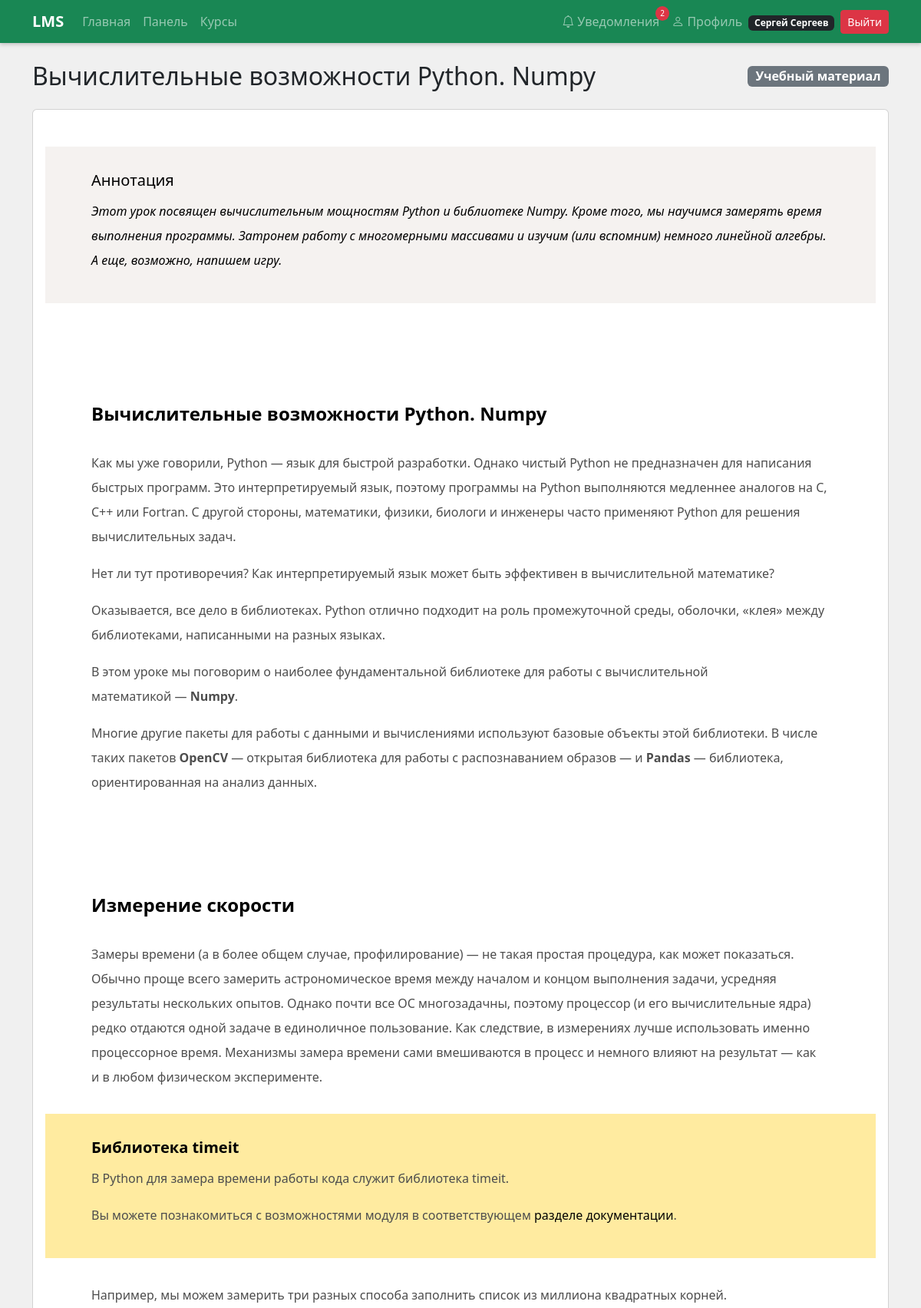
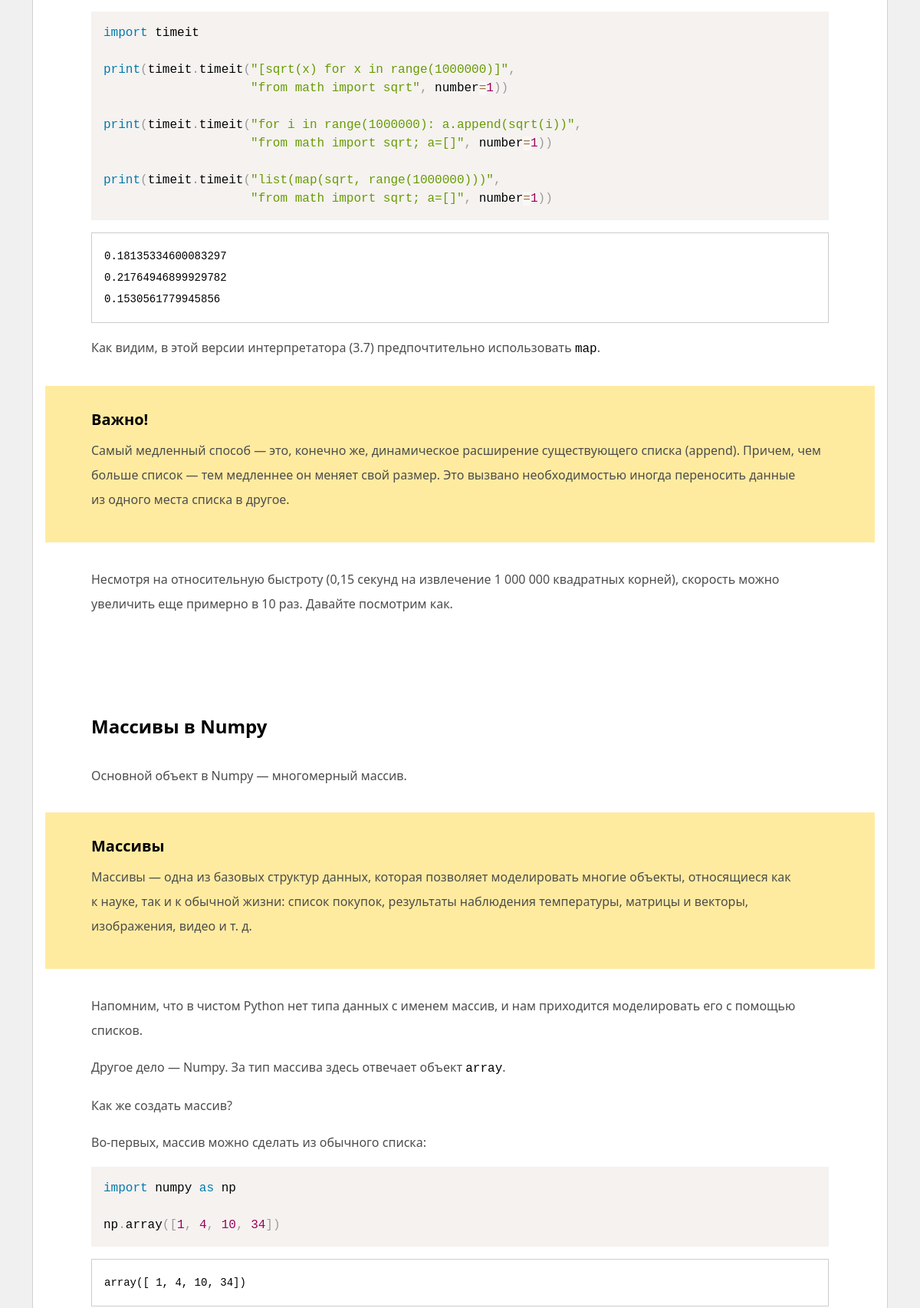
The page /block/1 (signed in, upper part) on the database its author committed (2 pictures, top to bottom).
### data/users.py (models this page shows, shortened)
class User(SqlAlchemyBase, UserMixin):
    __tablename__ = 'users'
    id = sqlalchemy.Column(sqlalchemy.Integer, primary_key=True, autoincrement=True)
    name = sqlalchemy.Column(sqlalchemy.String(100))
    email = sqlalchemy.Column(sqlalchemy.String(120), index=True, unique=True)
    hashed_password = sqlalchemy.Column(sqlalchemy.String(200))
    role = sqlalchemy.Column(sqlalchemy.String(20))
    birth_date = sqlalchemy.Column(sqlalchemy.Date, nullable=True)
    created_date = sqlalchemy.Column(sqlalchemy.DateTime, default=datetime.datetime.now)
    courses = orm.relationship("Course", back_populates="teacher")
    enrollments = orm.relationship("Enrollment", back_populates="student")
    submissions = orm.relationship("Submission", back_populates="student")

### data/lesson_blocks.py (models this page shows)
class LessonBlock(SqlAlchemyBase):
    __tablename__ = 'lesson_blocks'
    id = sqlalchemy.Column(sqlalchemy.Integer, primary_key=True, autoincrement=True)
    lesson_id = sqlalchemy.Column(sqlalchemy.Integer, sqlalchemy.ForeignKey("lessons.id"), nullable=False)
    block_type = sqlalchemy.Column(sqlalchemy.String(20), nullable=False)
    title = sqlalchemy.Column(sqlalchemy.String(200))
    content = sqlalchemy.Column(sqlalchemy.Text)
    order = sqlalchemy.Column(sqlalchemy.Integer, nullable=False, default=0)
    lesson = orm.relationship("Lesson", back_populates="blocks")
    images = orm.relationship("BlockImage", back_populates="block", cascade="all, delete-orphan")
    files = orm.relationship("BlockFile", back_populates="block", cascade="all, delete-orphan")
    submissions = orm.relationship("Submission", back_populates="block", cascade="all, delete-orphan")

### block_routes.py (the view, shortened to what this page needs)
    @app.route("/block/<int:block_id>")
    @login_required
    def block_view(block_id):
        db_sess = db_session.create_session()
        block = db_sess.get(LessonBlock, block_id)
        if not block:
            db_sess.close()
            abort(404)
        lesson = block.lesson
        course = lesson.course
        if current_user.role == "student":
            from data.enrollments import Enrollment
            enrolled = db_sess.query(Enrollment).filter_by(
                student_id=current_user.id, course_id=course.id
            ).first() is not None
            if not enrolled:
                db_sess.close()
                flash("Запишитесь на курс чтобы просматривать уроки")
                return redirect(url_for("course_detail", course_id=course.id))
        if current_user.role == "teacher" and course.teacher_id != current_user.id:
            db_sess.close()
            flash("Доступ запрещен")
            return redirect(url_for("dashboard"))
        block_data = {
            'id': block.id,
            'title': block.title,
            'content': block.content,
            'block_type': block.block_type,
            'lesson_id': lesson.id
        }
        images = list(block.images)
        files = list(block.files)
        submissions_data = []
        db_sess.close()
        return render_template("block_view.html", block=block_data, images=images, files=files,
                               submissions=submissions_data)

### data/db_session.py (called while the page is built)
def create_session() -> Session:
    global __factory
    return __factory()

### main.py (called while the page is built)
@app.context_processor
def inject_now():
    return {'now': datetime.now()}

@app.teardown_appcontext
def shutdown_session(exception=None):
    db_session.create_session().close()

@login_manager.user_loader
def load_user(user_id):
    db_sess = db_session.create_session()
    user = db_sess.get(User, int(user_id))
    db_sess.close()
    return user

### templates/block_view.html (shortened to what this page needs)
{% extends "base.html" %}
{% block content %}
<div class="d-flex justify-content-between align-items-center mb-4">
    <h2 class="mb-0">{{ block.title }}</h2>
    <span class="badge bg-secondary fs-6">{{ 'Учебный материал' if block.block_type == 'textbook' else 'Задание' }}</span>
</div>
<div class="card mb-4">
    <div class="card-body">
        <div class="lh-lg">
            {{ block.content|safe }}
        </div>
    </div>
</div>
<br>
{% endblock %}

### templates/base.html (shortened to what this page needs)
<!DOCTYPE html>
<html>
<head>
    <link href="https://cdn.jsdelivr.net/npm/bootstrap@5.3.0/dist/css/bootstrap.min.css" rel="stylesheet">
    <link rel="stylesheet" href="https://cdn.jsdelivr.net/npm/bootstrap-icons@1.11.0/font/bootstrap-icons.css">
    <link rel="stylesheet" href="{{ url_for('static', filename='style.css') }}">
</head>
<body>
    <nav class="navbar navbar-expand-lg navbar-dark bg-success">
        <div class="container">
            <a href="/" class="navbar-brand fw-bold">LMS</a>
            <div class="collapse navbar-collapse" id="navbarNav">
                <ul class="navbar-nav me-auto">
                    <li class="nav-item"><a href="/" class="nav-link">Главная</a></li>
                    {% if current_user.is_authenticated %}
                        <li class="nav-item"><a href="/dashboard" class="nav-link">Панель</a></li>
                        {% if current_user.role == "student" %}
                            <li class="nav-item"><a href="/courses" class="nav-link">Курсы</a></li>
                        {% endif %}
                    {% endif %}
                </ul>
                <ul class="navbar-nav ms-auto align-items-center">
                    {% if current_user.is_authenticated %}
                        <li class="nav-item position-relative">
                            <a href="/notifications" class="nav-link">
                                <i class="bi bi-bell"></i> Уведомления
                                <span id="notif-count" style="display: none; position: absolute; top: 0; right: -5px; background: #dc3545; color: white; border-radius: 50%; padding: 2px 6px; font-size: 10px; min-width: 18px; text-align: center;">0</span>
                            </a>
                        </li>
                        <li class="nav-item">
                            <a href="/profile" class="nav-link">
                                <i class="bi bi-person"></i> Профиль
                            </a>
                        </li>
                        <li class="nav-item">
                            <span class="badge bg-dark me-2">{{ current_user.name }}</span>
                        </li>
                        <li class="nav-item">
                            <a href="/logout" class="btn btn-danger btn-sm">Выйти</a>
                        </li>
                    {% else %}
                        {% if not hide_nav_auth %}
                            <li class="nav-item"><a href="/login" class="btn btn-outline-light me-2">Вход</a></li>
                            <li class="nav-item"><a href="/register" class="btn btn-light">Регистрация</a></li>
                        {% endif %}
                    {% endif %}
                </ul>
            </div>
        </div>
    </nav>
    <div class="container mt-4">
        {% block content %}{% endblock %}
    </div>
</body>
</html>

### static/style.css (style rules this page uses)
body { background: #f0f0f0; }
.navbar { box-shadow: 0 2px 5px rgba(0,0,0,0.2); }

### rows shown on the page
User: name "Сергей Сергеев"
LessonBlock: title "Вычислительные возможности Python. Numpy", block_type "Учебный материал", content "Аннотация Этот урок посвящен вычислительным мощностям Python и библиотеке Numpy. Кроме того, мы научимся замерять время выполнения программы. Затронем работу с многомерными массивами и изучим (или вспомним) немного линейной алгебры. А еще, возможно, напишем игру. Вычислительные возможности Python. Numpy Как мы уже говорили, Python — язык для быстрой разработки. Однако чистый Python не предназначен для написания быстрых программ. Это интерпретируемый язык, поэтому программы на Python выполняются медленнее аналогов на C, C++ или Fortran. С другой стороны, математики, физики, биологи и инженеры часто применяют Python для решения вычислительных задач. Нет ли тут противоречия? Как…"
